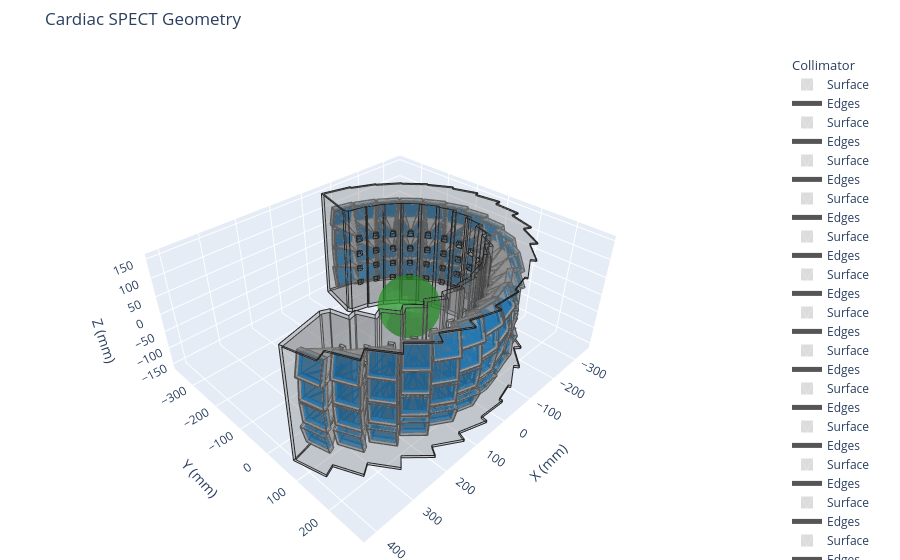

The notebook cell saved with this chart:
### Code cell
brain_spect_3d_fig = qmirt.plot.wrl.plot_wrl_file("dc_spect_boolean_geometry.wrl", style_sheet="geometry_style.json",title="Cardiac SPECT Geometry")
brain_spect_3d_fig.show()
